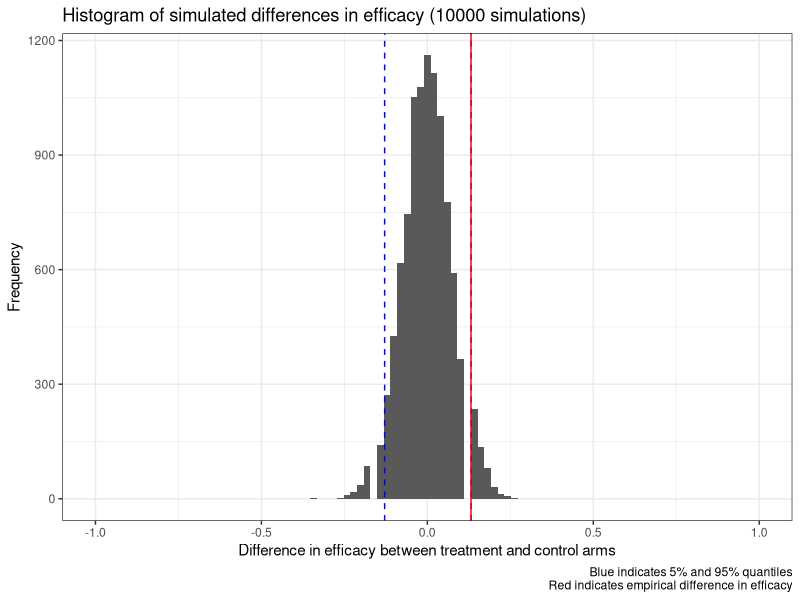
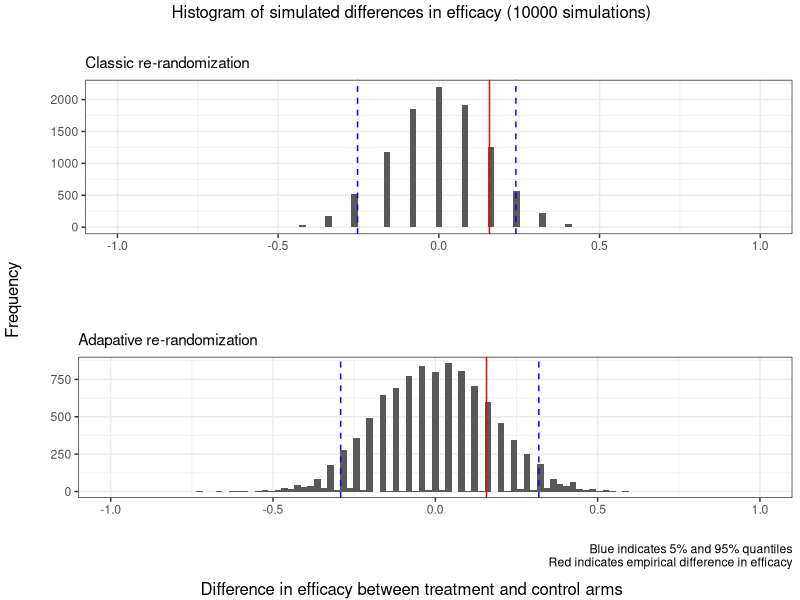

Write R code to recreate these figures, in order.
## ---- chunk 1
# clear environment
rm(list = ls())

# setup options
knitr::opts_chunk$set(echo = FALSE, message = FALSE)
options(knitr.kable.NA = '-', digits = 3)
labs <- setdiff(knitr::all_labels(), c("setup", "llm_appendix", "allcode"))
## ---- chunk 2

# load relevant packages
library(dplyr)      # data frame manipulation
library(ggplot2)    # plotting
library(gridExtra)  # grid of plots
## ---- chunk 3

## ===============
## Question 1
## ===============

## functions that analyze clinical trial data and run a permutation test to evaluate if the data is consistent with the hypothesis that standard-of-care is at least effective as new treatment

# helper function to compute a summary statistic of interest
calc_summary_stat <- function(data) {
  # split cases and controls
  data.cases = subset(data, tx==1)
  data.controls = subset(data, tx==0)
  # compute difference in efficacy between cases and controls
  summary.stat = mean(data.cases$outcome) - mean(data.controls$outcome)
  return(summary.stat)
}

# helper function to re-randomize assigned treatment
permute_treatment <- function(data, adaptive=FALSE) {
  perm.data = data
  # adaptive randomization (for Question 2)
  if (adaptive) {
    s_new = 0  # variables for adaptive treatment assignment formula
    f_old = 0
    totalP = 0
    # iterate over patients--in order--and re-assign treatment
    for (i in perm.data$order) {
      currentP = perm.data[i,]  # current patient data
      p_new = (1+3*(s_new+f_old)) / (2+3*totalP) # probability of receiving treatment
      # assign current patient to treatment or control arm
      tx_new = rbinom(1, 1, p_new)
      currentP$tx = tx_new
      # update number of success among treated and failures among controls
      s_new = ifelse(currentP$tx & currentP$outcome, s_new+1, s_new)
      f_old = ifelse(!currentP$tx & !currentP$outcome, f_old+1, f_old)
      totalP = totalP+1   # increment number of assigned patients
      # insert updated patient data
      perm.data[i,] = currentP
    }
  }
  # classical randomization (for Question 1)
  else perm.data$tx = sample(data$tx)  # re-randomize assigned treatments
  # return data with re-randomized treatments
  return(perm.data)
}

# helper function to simulate one permutation of the data
sim_one_trial <- function(data, adaptive=FALSE) {
  perm.data = permute_treatment(data, adaptive) # permute assigned treatment
  summary.stat = calc_summary_stat(perm.data) 
  # return a summary statistic
  return(summary.stat)
}

# function to conduct a permutation test, with an option to use an adaptive treatment assignment formula 
perm_test <- function(data, adaptive=FALSE) {
  # simulate a sampling distribution of a summary statistic with many permutations
  n.permutations = 10000
  permutations = replicate(n.permutations, sim_one_trial(data, adaptive))
  # compute the right-sided p-value of our empirical statistic
  empirical.stat = calc_summary_stat(data)
  pval = mean(permutations > empirical.stat)
  # return test results
  return(list(output=permutations, n=n.permutations,
              empirical.stat=empirical.stat, pval=pval))
}

## helper function to visualize a permutation test
plot_perm_test <- function(perm.test, plot=TRUE) {
  simulations = perm.test$output
  quantiles = quantile(simulations, probs=c(0.05, 0.95))
  title = paste("Histogram of simulated differences in efficacy (", perm.test$n, 
                " simulations)", sep="")
  caption = "Blue indicates 5% and 95% quantiles\nRed indicates empirical difference in efficacy"
  # plot the observed statistic with the simulated sampling distribution
  gg = ggplot() + 
    # sampling distribution with the 5% and 95% quantiles
    geom_histogram(aes(simulations), bins = 100) + 
    geom_vline(xintercept=quantiles, linetype=2, col="blue") +
    # the observed statistic
    geom_vline(xintercept=perm.test$empirical.stat, col="red") +
    # pageantry
    labs(title=title, caption=caption) + 
    xlab("Difference in efficacy between treatment and control arms") + 
    ylab("Frequency") + 
    xlim(-1,1) +
    theme_bw()
  if (plot) print(gg)  # optional printing
  # return generated plot
  return(gg)
}
## ---- chunk 4

## conduct a permutation test of treatment efficacy using example data
# load example data
nsclc <- read.table("../data/nsclc-modified.txt")
test.data <- nsclc %>% select(tx=response,outcome=survival.past.400)

# simulate a sampling distributions of the summary statistic using permutations
set.seed(1)
perm.test <- perm_test(test.data)
# get empirical statistic and right-sided p-value
emp.stat <- perm.test$empirical.stat
pval <- perm.test$pval
# visually compare our observed value to the simulated sampling distribution
gg <- plot_perm_test(perm.test, plot=TRUE)
## ---- chunk 5

## ===============
## Question 2
## ===============

## see function `permute_treatment()`, which has a parameter that toggles adaptive
## or classic re-randomization of treatment
## ---- chunk 6

## conduct an adaptive re-randomization test of treatment efficacy
adptv <- read.delim("../data/HW2-adaptive-trial.txt", sep=",")
# simulate a sampling distributions of the statistic using permutations
set.seed(1)
perm.test.adapt <- perm_test(data=adptv, adaptive=TRUE)
# get empirical statistic and right-sided p-value
emp.stat.adapt <- perm.test.adapt$empirical.stat
pval.adapt <- perm.test.adapt$pval
# save plot of our observed value on the simulated sampling distribution
gg.adapt <- plot_perm_test(perm.test.adapt, plot=FALSE)
## ---- chunk 7

## ===============
## Question 3
## ===============

## conduct a classic re-randomization test of treatment efficacy
# simulate a sampling distributions of the summary statistic using permutations
set.seed(1)
perm.test <- perm_test(data=adptv)  # "adaptive=FALSE" is a default argument 
# get empirical statistic and right-sided p-value
emp.stat <- perm.test$empirical.stat
pval <- perm.test$pval
# save plot of our observed value on the simulated sampling distribution
gg <- plot_perm_test(perm.test, plot=FALSE)

## plot results of classic and adaptive re-randomization tests
gridExtra::grid.arrange(
  # ignore redundant titles 
  gg + labs(title="", caption="", subtitle="Classic re-randomization") +
    xlab("") + ylab(""),
  gg.adapt + labs(title="", subtitle="Adapative re-randomization") + 
    xlab("") + ylab(""),
  top=gg$labels$title, left=gg$labels$y, bottom=gg$labels$x)
